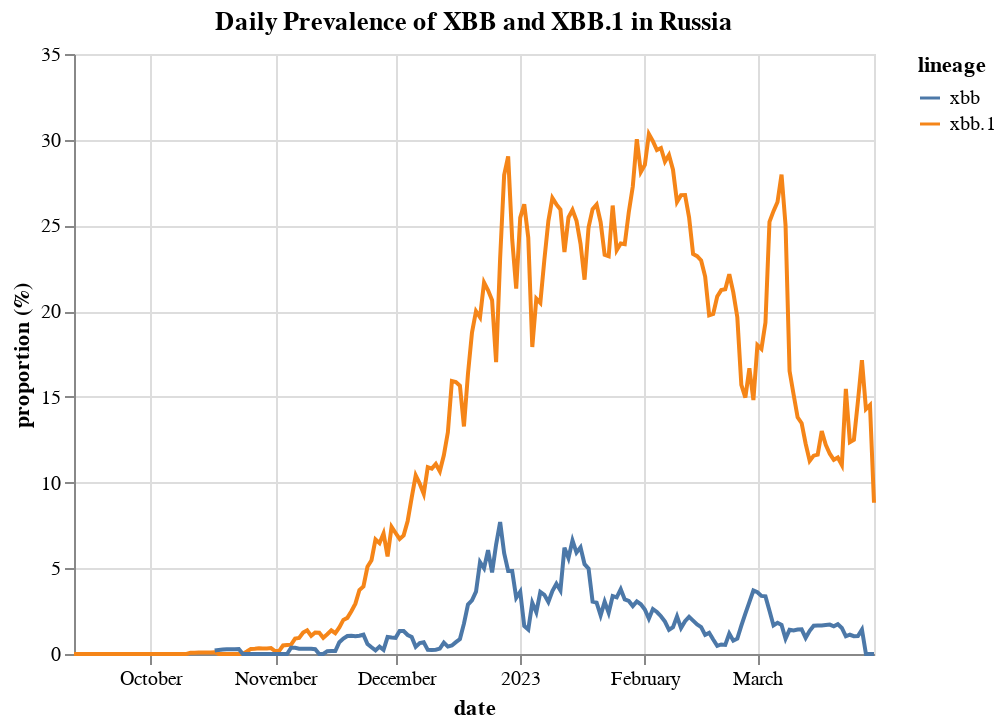

The notebook cell saved with this chart:
### Code cell
xbb_1 = od.daily_prev("xbb", "RUS")
xbb_2 = od.daily_prev('xbb.1', 'RUS')
xbb_1['lineage'] = 'xbb'
xbb_2['lineage'] = 'xbb.1'
combined = pd.concat([xbb_1, xbb_2])
combined = combined.sort_values(by="date")
combined = combined.loc[combined["date"].between("2022-09-12", "2023-04-30")]
combined['proportion'] = combined['proportion'].apply(lambda x: x*100)
combined = combined.rename(columns={"proportion": "proportion (%)"})
alt.Chart(combined, title = "Daily Prevalence of XBB and XBB.1 in Russia").mark_line().encode(
    x='date:T',
    y=alt.Y('proportion (%):Q'),
    color = 'lineage:N')

### Figure 1 — Vega-Lite specification as saved in the notebook (floating-point values rounded to 4 significant figures; data arrays with more than 128 entries replaced by an {"elided": "..."} marker saying what was removed)
{"config": {"view": {"continuousWidth": 400, "continuousHeight": 300}}, "data": {"name": "data-2fb4c550f0b5ffe85441b7677f6dba60"}, "mark": "line", "encoding": {"color": {"field": "lineage", "type": "nominal"}, "x": {"field": "date", "type": "temporal"}, "y": {"field": "proportion (%)", "type": "quantitative"}}, "title": "Daily Prevalence of XBB and XBB.1 in Russia", "$schema": "https://vega.github.io/schema/vega-lite/v4.17.0.json", "datasets": {"data-2fb4c550f0b5ffe85441b7677f6dba60": {"elided": "365 records"}}}
